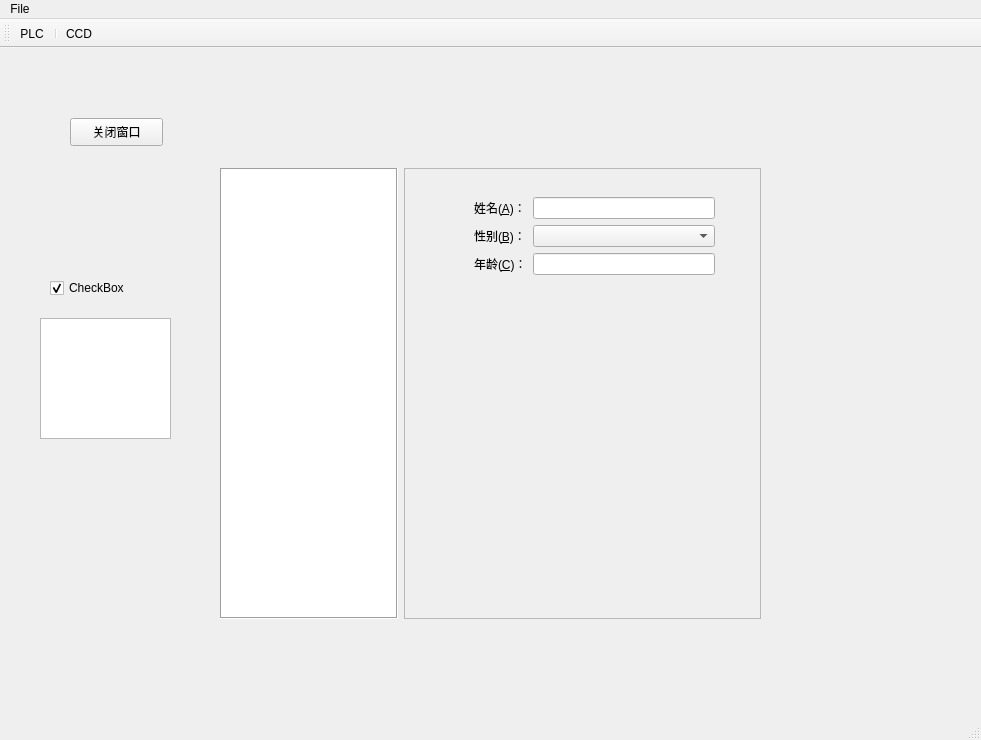
<?xml version="1.0" encoding="UTF-8"?>
<ui version="4.0">
 <class>MainWindow</class>
 <widget class="QMainWindow" name="MainWindow">
  <property name="geometry">
   <rect>
    <x>0</x>
    <y>0</y>
    <width>981</width>
    <height>740</height>
   </rect>
  </property>
  <property name="windowTitle">
   <string>MainWindow</string>
  </property>
  <widget class="QWidget" name="centralwidget">
   <widget class="QWidget" name="horizontalLayoutWidget">
    <property name="geometry">
     <rect>
      <x>220</x>
      <y>120</y>
      <width>541</width>
      <height>451</height>
     </rect>
    </property>
    <layout class="QHBoxLayout" name="horizontalLayout">
     <item>
      <widget class="QTreeView" name="treeView">
       <property name="sizePolicy">
        <sizepolicy hsizetype="Expanding" vsizetype="Expanding">
         <horstretch>1</horstretch>
         <verstretch>0</verstretch>
        </sizepolicy>
       </property>
       <property name="frameShape">
        <enum>QFrame::Box</enum>
       </property>
       <property name="frameShadow">
        <enum>QFrame::Sunken</enum>
       </property>
       <property name="lineWidth">
        <number>1</number>
       </property>
      </widget>
     </item>
     <item>
      <widget class="QFrame" name="frame">
       <property name="sizePolicy">
        <sizepolicy hsizetype="Expanding" vsizetype="Preferred">
         <horstretch>2</horstretch>
         <verstretch>0</verstretch>
        </sizepolicy>
       </property>
       <property name="frameShape">
        <enum>QFrame::StyledPanel</enum>
       </property>
       <property name="frameShadow">
        <enum>QFrame::Sunken</enum>
       </property>
       <widget class="QWidget" name="formLayoutWidget">
        <property name="geometry">
         <rect>
          <x>70</x>
          <y>29</y>
          <width>241</width>
          <height>371</height>
         </rect>
        </property>
        <layout class="QFormLayout" name="formLayout">
         <item row="0" column="0">
          <widget class="QLabel" name="label">
           <property name="text">
            <string>姓名(&amp;A)：</string>
           </property>
           <property name="buddy">
            <cstring>lineEdit</cstring>
           </property>
          </widget>
         </item>
         <item row="0" column="1">
          <widget class="QLineEdit" name="lineEdit"/>
         </item>
         <item row="1" column="0">
          <widget class="QLabel" name="label_2">
           <property name="text">
            <string>性别(&amp;B)：</string>
           </property>
           <property name="buddy">
            <cstring>comboBox</cstring>
           </property>
          </widget>
         </item>
         <item row="2" column="1">
          <widget class="QLineEdit" name="lineEdit_3"/>
         </item>
         <item row="2" column="0">
          <widget class="QLabel" name="label_3">
           <property name="text">
            <string>年龄(&amp;C)：</string>
           </property>
           <property name="buddy">
            <cstring>lineEdit_3</cstring>
           </property>
          </widget>
         </item>
         <item row="1" column="1">
          <widget class="QComboBox" name="comboBox"/>
         </item>
        </layout>
       </widget>
      </widget>
     </item>
    </layout>
   </widget>
   <widget class="QPushButton" name="pushButton">
    <property name="geometry">
     <rect>
      <x>70</x>
      <y>70</y>
      <width>93</width>
      <height>28</height>
     </rect>
    </property>
    <property name="text">
     <string>关闭窗口</string>
    </property>
   </widget>
   <widget class="QCheckBox" name="checkBox">
    <property name="geometry">
     <rect>
      <x>50</x>
      <y>230</y>
      <width>92</width>
      <height>20</height>
     </rect>
    </property>
    <property name="text">
     <string>CheckBox</string>
    </property>
    <property name="checked">
     <bool>true</bool>
    </property>
   </widget>
   <widget class="QTextEdit" name="textEdit">
    <property name="geometry">
     <rect>
      <x>40</x>
      <y>270</y>
      <width>131</width>
      <height>121</height>
     </rect>
    </property>
   </widget>
  </widget>
  <widget class="QStatusBar" name="statusbar"/>
  <widget class="QToolBar" name="toolBar">
   <property name="windowTitle">
    <string>toolBar</string>
   </property>
   <attribute name="toolBarArea">
    <enum>TopToolBarArea</enum>
   </attribute>
   <attribute name="toolBarBreak">
    <bool>false</bool>
   </attribute>
   <addaction name="actionPLC"/>
   <addaction name="separator"/>
   <addaction name="actionCCD"/>
  </widget>
  <widget class="QMenuBar" name="menuBar">
   <property name="geometry">
    <rect>
     <x>0</x>
     <y>0</y>
     <width>981</width>
     <height>25</height>
    </rect>
   </property>
   <widget class="QMenu" name="menuFile">
    <property name="title">
     <string>File</string>
    </property>
    <addaction name="separator"/>
    <addaction name="actionOpen"/>
    <addaction name="separator"/>
    <addaction name="actionNew"/>
    <addaction name="separator"/>
    <addaction name="actionClose"/>
   </widget>
   <addaction name="menuFile"/>
  </widget>
  <action name="actionOpen">
   <property name="text">
    <string>Open</string>
   </property>
   <property name="toolTip">
    <string>打开</string>
   </property>
  </action>
  <action name="actionNew">
   <property name="text">
    <string>New</string>
   </property>
   <property name="toolTip">
    <string>新建</string>
   </property>
  </action>
  <action name="actionClose">
   <property name="text">
    <string>Close</string>
   </property>
   <property name="toolTip">
    <string>关闭</string>
   </property>
  </action>
  <action name="actionPLC">
   <property name="text">
    <string>PLC</string>
   </property>
  </action>
  <action name="actionCCD">
   <property name="text">
    <string>CCD</string>
   </property>
  </action>
 </widget>
 <tabstops>
  <tabstop>treeView</tabstop>
  <tabstop>comboBox</tabstop>
  <tabstop>lineEdit_3</tabstop>
  <tabstop>lineEdit</tabstop>
 </tabstops>
 <resources/>
 <connections>
  <connection>
   <sender>pushButton</sender>
   <signal>clicked()</signal>
   <receiver>MainWindow</receiver>
   <slot>close()</slot>
   <hints>
    <hint type="sourcelabel">
     <x>122</x>
     <y>115</y>
    </hint>
    <hint type="destinationlabel">
     <x>110</x>
     <y>151</y>
    </hint>
   </hints>
  </connection>
  <connection>
   <sender>checkBox</sender>
   <signal>toggled(bool)</signal>
   <receiver>textEdit</receiver>
   <slot>setEnabled(bool)</slot>
   <hints>
    <hint type="sourcelabel">
     <x>95</x>
     <y>264</y>
    </hint>
    <hint type="destinationlabel">
     <x>105</x>
     <y>355</y>
    </hint>
   </hints>
  </connection>
 </connections>
</ui>
